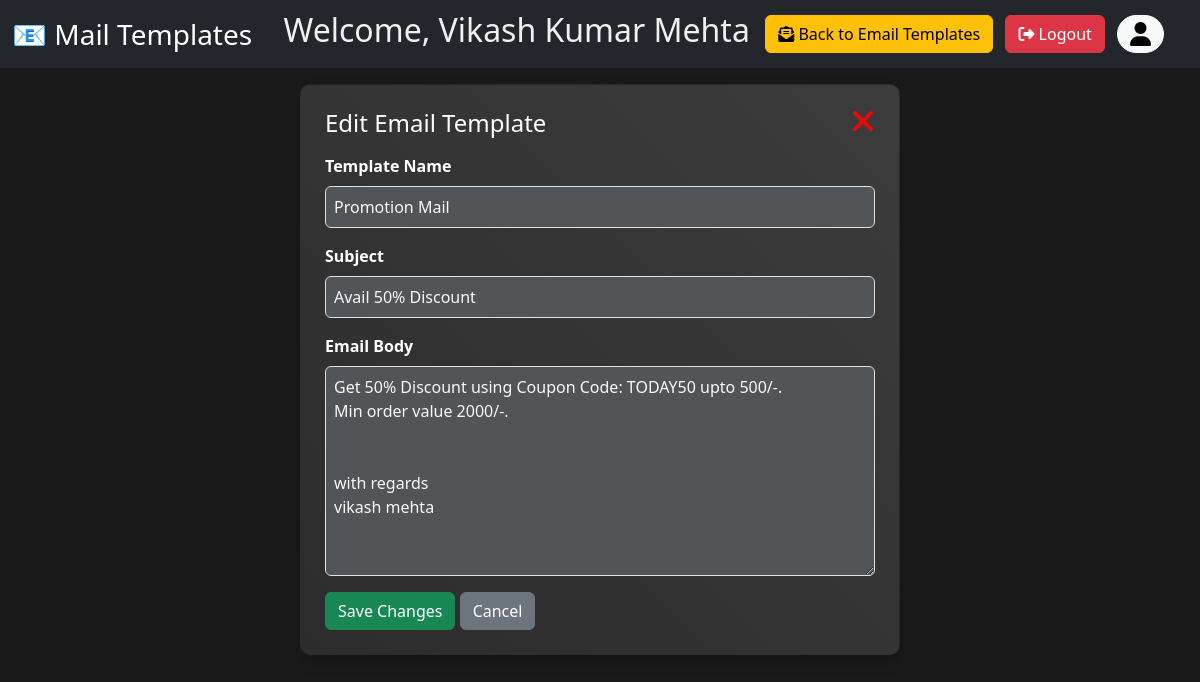
Screenshot of /user/templates/edit/3 (signed in) with the database file from the repository.
### CreateUser/models.py (models this page shows, shortened)
class emailUsers(models.Model):
    name = models.CharField(max_length=100)
    email_address = models.EmailField(unique=True)
    email_password = models.CharField(max_length=200)
    email_host = models.CharField(max_length=100, default="smtp.gmail.com")
    email_port = models.IntegerField(default=587)
    use_tls = models.BooleanField(default=True)
    login_password = models.CharField(max_length=50, null=False, default="test1234")
    post = models.CharField(max_length=100, null=True)
    department = models.CharField(max_length=150, null=True)
    about_you = models.CharField(max_length=500, null=True, default='')
    image = models.ImageField(upload_to='images/', default='default.png')
    personalEmail = models.EmailField(null=True)
    dob = models.DateField(default=datetime.now, null=True)
    fatherName = models.CharField(max_length=150, null=True)
    address = models.CharField(max_length=500, default='', null=True)

### EmailTemplates/models.py (models this page shows, shortened)
class Template(models.Model):
    template_name = models.CharField(max_length=100)
    user = models.ForeignKey(emailUsers, on_delete=models.CASCADE)
    subject = models.CharField(max_length=500, null=True)
    body = models.TextField(null=True)
    created_at = models.DateTimeField(auto_now=True)
    updated_at = models.DateField(null=True, auto_now=True)
    primary = models.BooleanField(default=False)
    no_of_time_used = models.IntegerField(default=0)

### EmailTemplates/views.py (the view, shortened to what this page needs)
# urls.py: path('edit/<int:id>', views.editTemplate, name='editTemplate'),
def editTemplate(request,id):
    user_id = request.session.get('user_id')
    if not user_id:
        messages.error(request, "Login First")
        return redirect('Login')
    try:
        template = Template.objects.get(id=id)
    except Exception as e:
        messages.error(request, "Template not found !")
        return redirect('templates')
    context = {
        'title':f'{template.template_name} -{template.user.name}',
        'id':template.id,
        'name':template.template_name,
        'subject':template.subject,
        'created_at':template.created_at,
        'updated_at':template.updated_at,
        'body':template.body,
        'username':template.user.name
    }
    return render(request, 'EmailTemplates/edit.html', context)

### templates/EmailTemplates/edit.html (shortened to what this page needs)
{% extends "CreateUser/base.html" %}
{% load static %}
{% block content %}
<nav class="navbar navbar-expand-lg navbar-dark bg-dark">
    <div class="container-fluid">
        <a class="navbar-brand fs-3" href=" {% url "templates" %} ">📧 Mail Templates</a>
        <h2>Welcome, {{username}}</h2>
        <div>
            <a href="{% url "templates" %}" class="btn btn-warning me-2">
                <i class="fa-solid fa-envelope-open-text"></i> Back to Email Templates
            </a>
            <a href="{% url 'logout' %}" class="btn btn-danger me-2">
                <i class="fa-solid fa-right-from-bracket"></i> Logout
            </a>
            <div class="profile me-5">
                <a class="btn btn-light rounded-5 me-4" href=" {% url "profile" %} ">
                    <i class="fa-solid fa-user fa-xl" style="color: #050505ff;"></i>
                </a>
            </div>
        </div>
    </div>
</nav>
<div class="card col-6 p-4 shadow mx-auto mt-3">
    <div class="heading d-flex justify-content-between">
        <h4 class="mb-3">Edit Email Template</h4>
        <a href=" {% url "templates" %} "> <i class="fa-solid fa-xmark fa-2xl" style="color: #e60a0a;"></i></a>
    </div>
    <form method="post" action=' {% url "editTemplate" id %} '>
        <div class="mb-3">
            <label class="form-label fw-bold">Template Name</label>
            <input type="text" class="form-control text-light" value="{{name}}" name='name'>
        </div>
        <div class="mb-3">
            <label class="form-label fw-bold">Subject</label>
            <input type="text" class="form-control text-light" value="{{subject}}" name='subject'>
        </div>
        <div class="mb-3">
            <label class="form-label fw-bold">Email Body</label>
            <textarea class="form-control text-light" rows="8" name="body">{{body}}</textarea>
        </div>
        <button type="submit" class="btn btn-success">Save Changes</button>
        <a href=" {% url "templates" %} " class="btn btn-secondary">Cancel</a>
    </form>
</div>
{% endblock %}

### static/css/CreateUser/style.css (style rules this page uses)
body { background-color: #1a1a1a; color: #f1f1f1; }
.card { background: linear-gradient(45deg, #2c2c2c, #3c3c3c); color: white; border-radius: 10px; }
.navbar { background-color: #23272b !important; opacity: blur(5px); }
.btn-success { background-color: #198754; border-color: #198754; }
.btn-warning { background-color: #ffc107; border-color: #ffc107; }
.btn-danger { background-color: #dc3545; border-color: #dc3545; }
.profile { transition: transform 0.3s ease-in; width: 100px; display:contents; }
.form-control { background-color: #515558; padding: 8px; font-size: 1rem; transition: 0.4s; }

### rows the page displays
emailUsers: name "Vikash Kumar Mehta"
Template: name "Promotion Mail", subject "Avail 50% Discount", body "Get 50% Discount using Coupon Code: TODAY50 upto 500/-. Min order value 2000/-. with regards vikash mehta"
